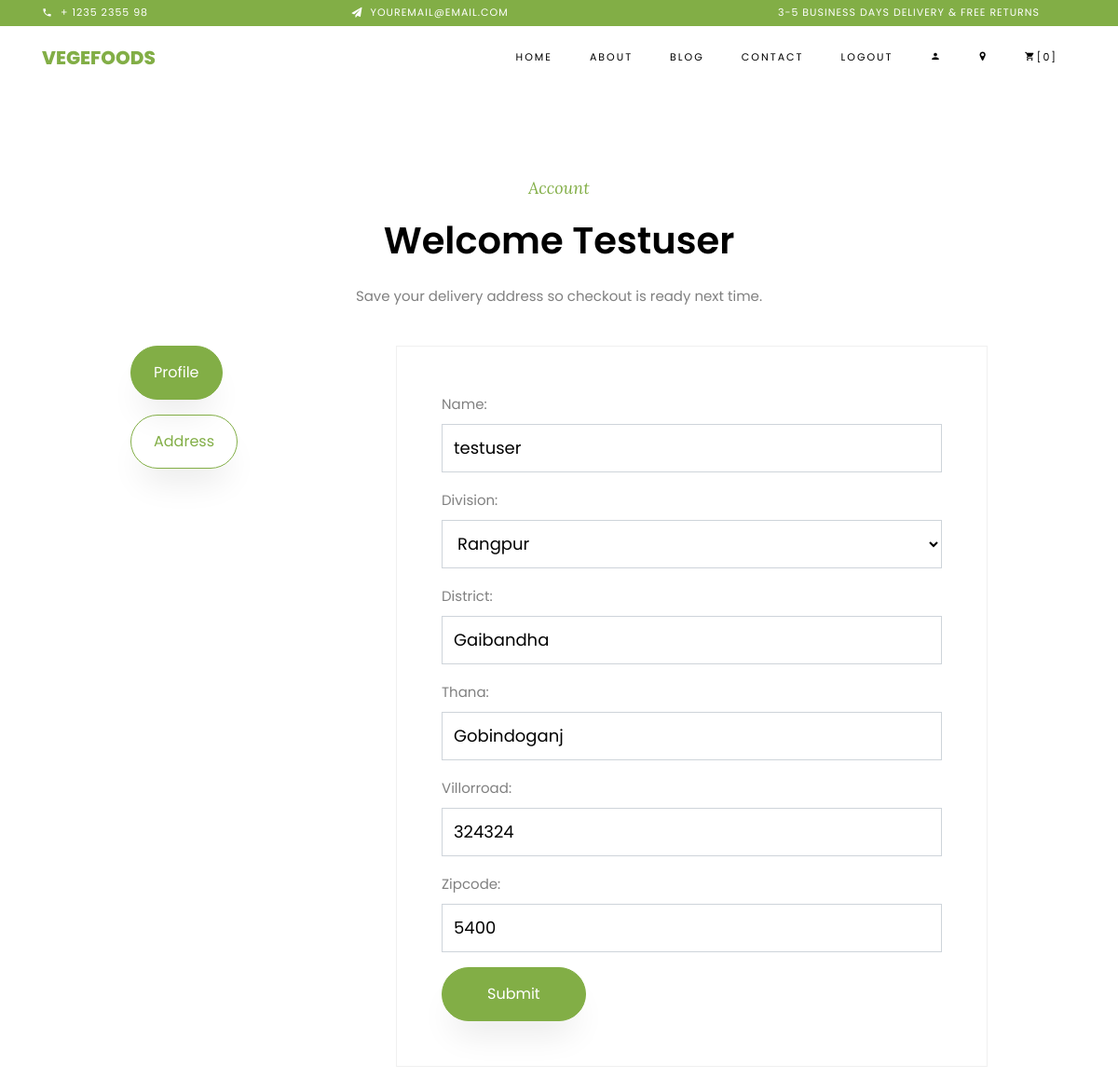
/profile/ (signed in), run on the app's committed database.
### shop/models.py (models this page shows, shortened)
class Customer(models.Model):
    user = models.ForeignKey(User, on_delete=models.CASCADE)
    name = models.CharField(max_length=50)
    division = models.CharField(choices=DIVISION_CHOICES, max_length=50)
    district = models.CharField(max_length=200)
    thana = models.CharField(max_length=200)
    villorroad = models.CharField(max_length=100)
    zipcode = models.IntegerField()

### shop/views.py (the view, shortened to what this page needs)
# urls.py: path('profile/', views.CustomerProfileView.as_view(), name='profile'),
@method_decorator(login_required, name='dispatch')
class CustomerProfileView(LoginRequiredMixin, View):
    login_url = reverse_lazy('login')
    def get(self, request):
        customer = Customer.objects.filter(user=request.user).first()
        form = CustomerProfileForm(instance=customer)
        return render(request, 'profile.html', {'form': form})

### shop/forms.py
class CustomerProfileForm(forms.ModelForm):
    class Meta:
        model = Customer
        form_control_attrs = {'class': 'form-control'}
        fields = ['name', 'division', 'district', 'thana', 'villorroad', 'zipcode']
        widgets = {'name': forms.TextInput(attrs=form_control_attrs),
                   'division': forms.Select(attrs=form_control_attrs),
                   'district': forms.TextInput(attrs=form_control_attrs),
                   'thana': forms.TextInput(attrs=form_control_attrs),
                   'villorroad': forms.TextInput(attrs=form_control_attrs),
                   'zipcode': forms.NumberInput(attrs=form_control_attrs)
                   }

### templates/profile.html (shortened to what this page needs)
{% load static %}
<!DOCTYPE html>
<html lang="en">
<head>
    <link rel="stylesheet" href="{% static 'css/open-iconic-bootstrap.min.css' %}">
    <link rel="stylesheet" href="{% static 'css/animate.css' %}">
    <link rel="stylesheet" href="{% static 'css/owl.carousel.min.css' %}">
    <link rel="stylesheet" href="{% static 'css/owl.theme.default.min.css' %}">
    <link rel="stylesheet" href="{% static 'css/magnific-popup.css' %}">
    <link rel="stylesheet" href="{% static 'css/aos.css' %}">
    <link rel="stylesheet" href="{% static 'css/ionicons.min.css' %}">
    <link rel="stylesheet" href="{% static 'css/bootstrap-datepicker.css' %}">
    <link rel="stylesheet" href="{% static 'css/jquery.timepicker.css' %}">
    <link rel="stylesheet" href="{% static 'css/flaticon.css' %}">
    <link rel="stylesheet" href="{% static 'css/icomoon.css' %}">
    <link rel="stylesheet" href="{% static 'css/style.css' %}">
</head>
<body class="goto-here">
    <div class="py-1 bg-primary">
        <div class="container">
            <div class="row no-gutters d-flex align-items-start align-items-center px-md-0">
                <div class="col-lg-12 d-block">
                    <div class="row d-flex">
                        <div class="col-md pr-4 d-flex topper align-items-center">
                            <div class="icon mr-2 d-flex justify-content-center align-items-center"><span class="icon-phone2"></span></div>
                            <span class="text">+ 1235 2355 98</span>
                        </div>
                        <div class="col-md pr-4 d-flex topper align-items-center">
                            <div class="icon mr-2 d-flex justify-content-center align-items-center"><span class="icon-paper-plane"></span></div>
                            <span class="text">youremail@email.com</span>
                        </div>
                        <div class="col-md-5 pr-4 d-flex topper align-items-center text-lg-right">
                            <span class="text">3-5 Business days delivery &amp; Free Returns</span>
                        </div>
                    </div>
                </div>
            </div>
        </div>
    </div>
    <nav class="navbar navbar-expand-lg navbar-dark ftco_navbar bg-dark ftco-navbar-light" id="ftco-navbar">
        <div class="container">
            <a class="navbar-brand" href="{% url 'fruit-list' %}">Vegefoods</a>
            <div class="collapse navbar-collapse" id="ftco-nav">
                <ul class="navbar-nav ml-auto">
                    <li class="nav-item"><a href="{% url 'fruit-list' %}" class="nav-link">Home</a></li>
                    <li class="nav-item"><a href="about.html" class="nav-link">About</a></li>
                    <li class="nav-item"><a href="blog.html" class="nav-link">Blog</a></li>
                    <li class="nav-item"><a href="contact.html" class="nav-link">Contact</a></li>
                    {% if user.is_authenticated %}
                    <li class="nav-item">
                        <form method="post" action="{% url 'logout' %}">
                            <button type="submit" class="nav-link">Logout</button>
                        </form>
                    </li>
                    {% else %}
                    <li class="nav-item"><a href="{% url 'login' %}" class="nav-link">Login</a></li>
                    <li class="nav-item"><a href="{% url 'signup' %}" class="nav-link">Signup</a></li>
                    {% endif %}
                    <li class="nav-item cta cta-colored active"><a href="{% url 'profile' %}" class="nav-link" aria-label="Profile"><span class="icon-person"></span></a></li>
                    <li class="nav-item cta cta-colored"><a href="{% url 'address' %}" class="nav-link" aria-label="Address"><span class="icon-map-marker"></span></a></li>
                    <li class="nav-item cta cta-colored"><a href="{% url 'showcart' %}" class="nav-link"><span class="icon-shopping_cart"></span>[0]</a></li>
                </ul>
            </div>
        </div>
    </nav>
    <section class="ftco-section">
        <div class="container">
            <div class="row justify-content-center mb-4">
                <div class="col-md-8 heading-section text-center">
                    <span class="subheading">Account</span>
                    <h2 class="mb-3">Welcome <span class="text-capitalize">{{ request.user }}</span></h2>
                    <p>Save your delivery address so checkout is ready next time.</p>
                </div>
            </div>
            <div class="row justify-content-center">
                <div class="col-md-3 mb-4">
                    <ul class="list-unstyled">
                        <li class="mb-3"><a href="{% url 'profile' %}" class="btn btn-primary py-3 px-4">Profile</a></li>
                        <li><a href="{% url 'address' %}" class="btn btn-primary btn-outline-primary py-3 px-4">Address</a></li>
                    </ul>
                </div>
                <div class="col-md-7">
                    <form action="{% url 'profile' %}" method="post" class="bg-white p-4 p-md-5" style="border: 1px solid #f0f0f0;">
                        {% for fm in form %}
                        <div class="form-group">
                            {{ fm.label_tag }}
                            {{ fm }}
                        </div>
                        {% endfor %}
                        <div class="form-group mb-0">
                            <button type="submit" class="btn btn-primary py-3 px-5">Submit</button>
                        </div>
                    </form>
                </div>
            </div>
        </div>
    </section>
</body>
</html>

### static/css/icomoon.css (style rules this page uses)
[class^="icon-"], [class*=" icon-"] { font-family: 'icomoon' !important; speak: none; font-style: normal; font-weight: normal; font-variant: normal; text-transform: none; line-height: 1; -webkit-font-smoothing: antialiased; -moz-osx-font-smoothing: grayscale; }
.icon-map-marker:before { content: "\f041"; }
.icon-paper-plane:before { content: "\f1d8"; }
.icon-phone2:before { content: "\e0cd"; }
.icon-shopping_cart:before { content: "\e8cc"; }
.icon-person:before { content: "\e7fd"; }

### data on the page
Customer: form "testuser" "Rangpur" "Gaibandha" "Gobindoganj" "324324" "5400"

### other printed values
{{ request.user }} "Testuser"
{{ fm.label_tag }} "Name:" "Division:" "District:" "Thana:" "Villorroad:" "Zipcode:"
